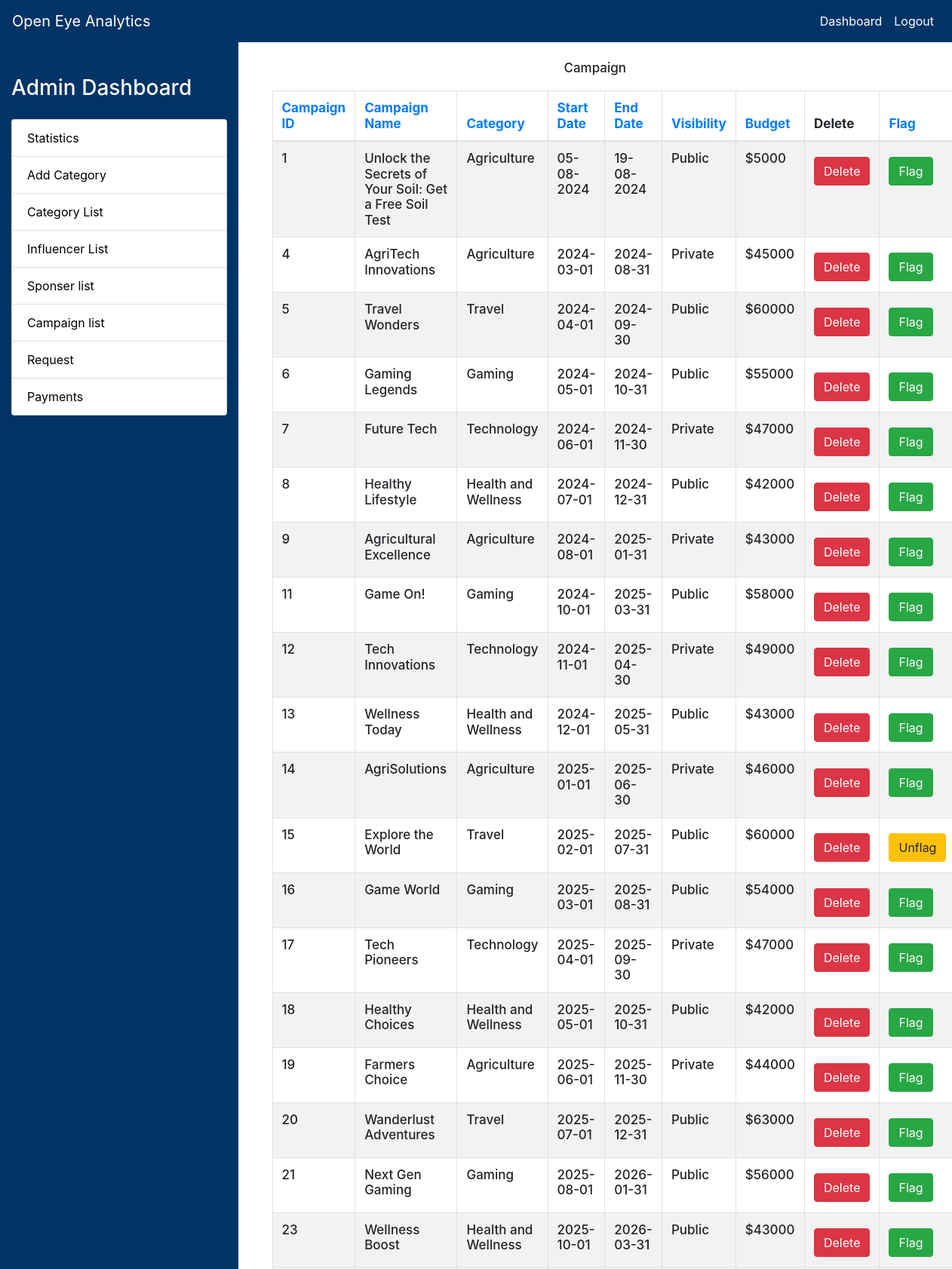
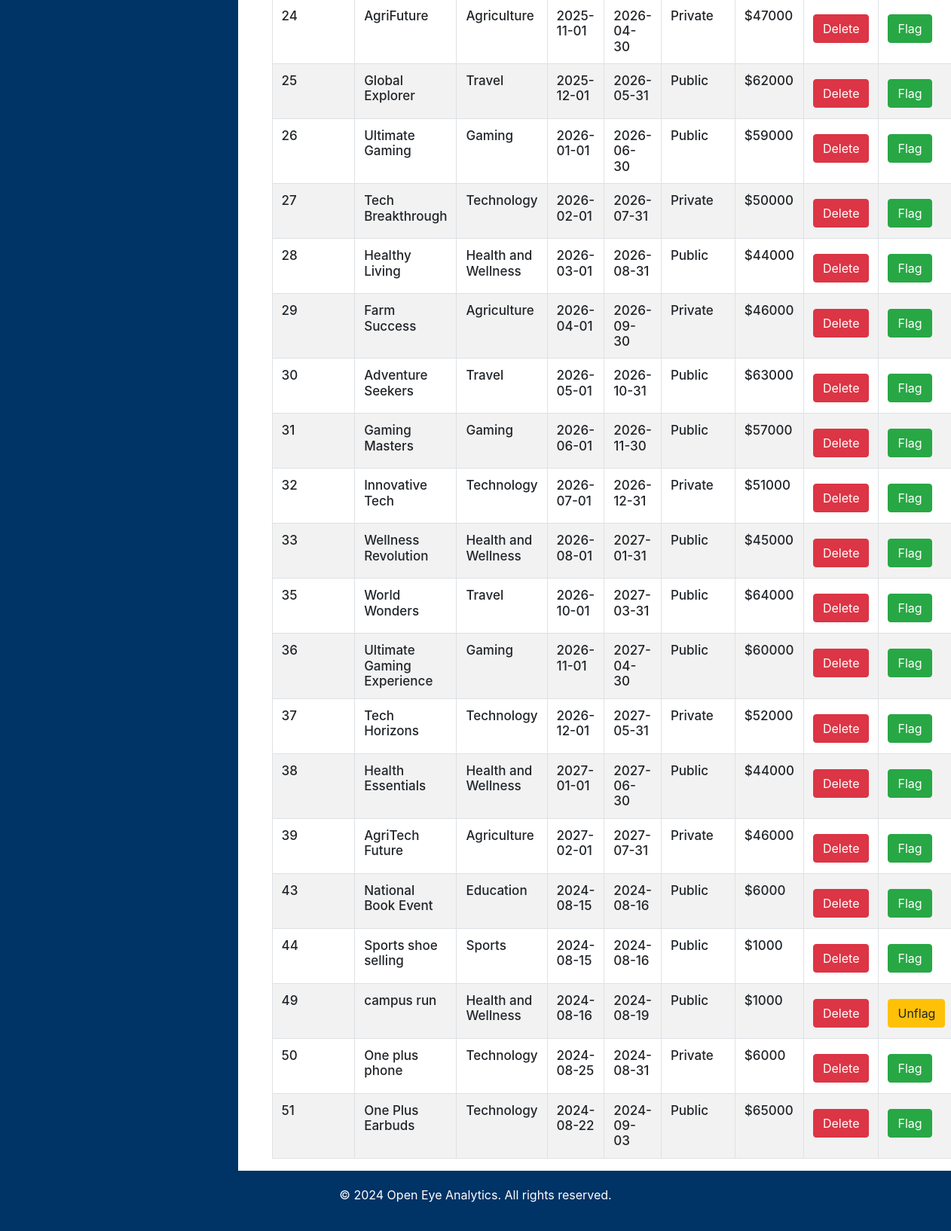
/oeanalytics/admin/dashboard/campaign/campaignid, run on the app's committed database (2 pictures, top to bottom).
### app.py (models this page shows)
class Campaign(db.Model):
    campaignid = db.Column(db.Integer, primary_key=True, autoincrement=True)
    campaignname = db.Column(db.String, nullable=False)
    category = db.Column(db.String, db.ForeignKey('category.category'), nullable=False)
    goals = db.Column(db.String, nullable=False)
    userid = db.Column(db.String, db.ForeignKey('sponsor.username'), nullable=False)
    campaign_description = db.Column(db.String, nullable=False)
    start_date = db.Column(db.String, nullable=False)
    end_date = db.Column(db.String, nullable=False)
    visibility = db.Column(db.String, nullable=False)
    budget = db.Column(db.Integer, nullable=False)
    flag = db.Column(db.Integer, nullable=False)
    alloted = db.Column(db.Integer, nullable=False)
    payment = db.Column(db.Integer, nullable=False)

### app.py (the view)
@app.route('/oeanalytics/admin/dashboard/campaign/<column>', methods=['POST', 'GET'])
def filter_campaigns(column):
    if not hasattr(Campaign, column):
        flash(f"Column {column} does not exist in the Campaign table.",'danger')
        cammpaign = Campaign.query.all()
        return render_template('admin_dashboard.html',template ='admin_campaign.html',campaigns=cammpaign)
    column = getattr(Campaign, column)
    sorted_campaigns = db.session.query(Campaign).order_by(column).all()
    return render_template('admin_dashboard.html',template ='admin_campaign.html',campaigns=sorted_campaigns)

### templates/admin_dashboard.html (shortened to what this page needs)
<!DOCTYPE html>
<html lang="en">
<head>
    <link href="https://stackpath.bootstrapcdn.com/bootstrap/4.5.2/css/bootstrap.min.css" rel="stylesheet">
</head>
<body>
    <nav class="navbar navbar-expand-lg navbar-dark">
        <a class="navbar-brand" href="#">Open Eye Analytics</a>
        <div class="collapse navbar-collapse" id="navbarNav">
            <ul class="navbar-nav ml-auto">
                <li class="nav-item">
                    <a class="nav-link" href="sponsor_dashboard.html">Dashboard</a>
                </li>
                <li class="nav-item">
                    <a class="nav-link" href="{{ url_for('oeanalytics') }}">Logout</a>
                </li>
            </ul>
        </div>
    </nav>
    <div class="main-content">
        <div class="sidebar col-md-3">
            <h3 class="mt-4 mb-4">Admin Dashboard</h3>
            <ul class="list-group">
                <a class="list-group-item" href="{{ url_for('statistics') }}" >Statistics</a>
                <a class="list-group-item" href="{{ url_for('adminfunc', template='addcategory.html') }}">Add Category</a>
                <a class="list-group-item" href="{{ url_for('adminfunc', template='category.html') }}">Category List</a>
                <a class="list-group-item" href="{{ url_for('filter',column='username') }}"> Influencer List</a>
                <a class="list-group-item" href="{{ url_for('filter_sponser',column='username') }}"> Sponser list</a>
                <a class="list-group-item" href="{{ url_for('filter_campaigns',column='campaignid') }}"> Campaign list</a>
                <a class="list-group-item" href="{{ url_for('filter_request',column='request_id') }}"> Request </a>
                <a class="list-group-item" href="{{ url_for('filter_payments',column='id') }}" >Payments</a>
            </ul>
        </div>
        <div class="col-md-9">
            <div class="container">
                <div class="row mt-4">
                    <div class="col">
                        <h1>{% include template %}</h1>
                    </div>
                </div>
            </div>
        </div>
    </div>
    <div class="footer">
        <p>&copy; 2024 Open Eye Analytics. All rights reserved.</p>
    </div>
</body>
</html>

### templates/admin_campaign.html (shortened to what this page needs)
<!DOCTYPE html>
<html lang="en">
<head>
    <link href="https://stackpath.bootstrapcdn.com/bootstrap/4.5.2/css/bootstrap.min.css" rel="stylesheet">
</head>
<body>
    <div class="container">
        <h1 class="text-center" style="font-size: 17px;">Campaign</h1>
        <table class="table table-striped table-bordered">
            <thead>
                <tr>
                    <th style="font-size: 17px;">
                        <a href="{{ url_for('filter_campaigns',column='campaignid') }}">Campaign ID</a>
                    </th>
                    <th style="font-size: 17px;">
                        <a href="{{ url_for('filter_campaigns',column='campaignname') }}">Campaign Name</a>
                    </th>
                    <th style="font-size: 17px;">
                        <a href="{{ url_for('filter_campaigns',column='category') }}">Category</a>
                    </th>
                    <th style="font-size: 17px;">
                        <a href="{{ url_for('filter_campaigns',column='start_date') }}">Start Date</a>
                    </th>
                    <th style="font-size: 17px;">
                        <a href="{{ url_for('filter_campaigns',column='end_date') }}">End Date</a>
                    </th>
                    <th style="font-size: 17px;">
                        <a href="{{ url_for('filter_campaigns',column='visibility') }}">Visibility</a>
                    </th>
                    <th style="font-size: 17px;">
                        <a href="{{ url_for('filter_campaigns',column='budget') }}">Budget</a>
                    </th>
                    <th style="font-size: 17px;">Delete</th>
                    <th style="font-size: 17px;">
                        <a href="{{ url_for('filter_campaigns',column='flag') }}">Flag</a>
                    </th>
                </tr>
            </thead>
            <tbody>
                {% for campaign in campaigns %}
                <tr>
                    <td style="font-size: 17px;">{{ campaign.campaignid }}</td>
                    <td style="font-size: 17px;">{{ campaign.campaignname }}</td>
                    <td style="font-size: 17px;">{{ campaign.category }}</td>
                    <td style="font-size: 17px;">{{ campaign.start_date }}</td>
                    <td style="font-size: 17px;">{{ campaign.end_date }}</td>
                    <td style="font-size: 17px;">{{ campaign.visibility }}</td>
                    <td style="font-size: 17px;">${{ campaign.budget }}</td>
                    <td>
                        <a href="{{ url_for('admin_campaign_delete', campaign_id=campaign.campaignid) }}" class="btn btn-danger">Delete</a>
                    </td>
                    <td>
                        {% if campaign.allotment == 1 %}
                            {% if campaign.flag == 1 %}
                                <button class="btn btn-warning" disabled>Unflag</button>
                            {% else %}
                                <button class="btn btn-success" disabled>Flag</button>
                            {% endif %}
                        {% else %}
                            {% if campaign.flag == 1 %}
                                <a href="{{ url_for('admin_campaign_flag', id=campaign.campaignid, flag=0) }}" class="btn btn-warning">Unflag</a>
                            {% else %}
                                <a href="{{ url_for('admin_campaign_flag', id=campaign.campaignid, flag=1) }}" class="btn btn-success">Flag</a>
                            {% endif %}
                        {% endif %}
                    </td>
                </tr>
                {% endfor %}
            </tbody>
        </table>
    </div>
</body>
</html>

### templates/admin_dashboard.html (style rules this page uses)
body, html { height: 100%; margin: 0; }
.main-content { display: flex; flex-direction: row; min-height: 100vh; }
.sidebar { background-color: #003366; color: #ffffff; padding: 20px; }
.sidebar a { color: black; text-decoration: none; }
.footer { background-color: #003366; color: #ffffff; text-align: center; padding: 20px; }
.navbar { background-color: #003366; }
.navbar-brand, .nav-link { color: #ffffff !important; }

### templates/admin_campaign.html (style rules this page uses)
.table { margin-top: 20px; }

### data on the page
Campaign: campaignid "1", campaignname "Unlock the Secrets of Your Soil: Get a Free Soil Test", category "Agriculture", start_date "05-08-2024", end_date "19-08-2024", visibility "Public", budget "5000"
Campaign: campaignid "4", campaignname "AgriTech Innovations", category "Agriculture", start_date "2024-03-01", end_date "2024-08-31", visibility "Private", budget "45000"
Campaign: campaignid "5", campaignname "Travel Wonders", category "Travel", start_date "2024-04-01", end_date "2024-09-30", visibility "Public", budget "60000"
Campaign: campaignid "6", campaignname "Gaming Legends", category "Gaming", start_date "2024-05-01", end_date "2024-10-31", visibility "Public", budget "55000"
Campaign: campaignid "7", campaignname "Future Tech", category "Technology", start_date "2024-06-01", end_date "2024-11-30", visibility "Private", budget "47000"
Campaign: campaignid "8", campaignname "Healthy Lifestyle", category "Health and Wellness", start_date "2024-07-01", end_date "2024-12-31", visibility "Public", budget "42000"
Campaign: campaignid "9", campaignname "Agricultural Excellence", category "Agriculture", start_date "2024-08-01", end_date "2025-01-31", visibility "Private", budget "43000"
Campaign: campaignid "11", campaignname "Game On!", category "Gaming", start_date "2024-10-01", end_date "2025-03-31", visibility "Public", budget "58000"
Campaign: campaignid "12", campaignname "Tech Innovations", category "Technology", start_date "2024-11-01", end_date "2025-04-30", visibility "Private", budget "49000"
Campaign: campaignid "13", campaignname "Wellness Today", category "Health and Wellness", start_date "2024-12-01", end_date "2025-05-31", visibility "Public", budget "43000"
Campaign: campaignid "14", campaignname "AgriSolutions", category "Agriculture", start_date "2025-01-01", end_date "2025-06-30", visibility "Private", budget "46000"
Campaign: campaignid "15", campaignname "Explore the World", category "Travel", start_date "2025-02-01", end_date "2025-07-31", visibility "Public", budget "60000"
Campaign: campaignid "16", campaignname "Game World", category "Gaming", start_date "2025-03-01", end_date "2025-08-31", visibility "Public", budget "54000"
Campaign: campaignid "17", campaignname "Tech Pioneers", category "Technology", start_date "2025-04-01", end_date "2025-09-30", visibility "Private", budget "47000"
Campaign: campaignid "18", campaignname "Healthy Choices", category "Health and Wellness", start_date "2025-05-01", end_date "2025-10-31", visibility "Public", budget "42000"
Campaign: campaignid "19", campaignname "Farmers Choice", category "Agriculture", start_date "2025-06-01", end_date "2025-11-30", visibility "Private", budget "44000"
Campaign: campaignid "20", campaignname "Wanderlust Adventures", category "Travel", start_date "2025-07-01", end_date "2025-12-31", visibility "Public", budget "63000"
Campaign: campaignid "21", campaignname "Next Gen Gaming", category "Gaming", start_date "2025-08-01", end_date "2026-01-31", visibility "Public", budget "56000"
Campaign: campaignid "23", campaignname "Wellness Boost", category "Health and Wellness", start_date "2025-10-01", end_date "2026-03-31", visibility "Public", budget "43000"
Campaign: campaignid "24", campaignname "AgriFuture", category "Agriculture", start_date "2025-11-01", end_date "2026-04-30", visibility "Private", budget "47000"
Campaign: campaignid "25", campaignname "Global Explorer", category "Travel", start_date "2025-12-01", end_date "2026-05-31", visibility "Public", budget "62000"
Campaign: campaignid "26", campaignname "Ultimate Gaming", category "Gaming", start_date "2026-01-01", end_date "2026-06-30", visibility "Public", budget "59000"
Campaign: campaignid "27", campaignname "Tech Breakthrough", category "Technology", start_date "2026-02-01", end_date "2026-07-31", visibility "Private", budget "50000"
Campaign: campaignid "28", campaignname "Healthy Living", category "Health and Wellness", start_date "2026-03-01", end_date "2026-08-31", visibility "Public", budget "44000"
Campaign: campaignid "29", campaignname "Farm Success", category "Agriculture", start_date "2026-04-01", end_date "2026-09-30", visibility "Private", budget "46000"
Campaign: campaignid "30", campaignname "Adventure Seekers", category "Travel", start_date "2026-05-01", end_date "2026-10-31", visibility "Public", budget "63000"
Campaign: campaignid "31", campaignname "Gaming Masters", category "Gaming", start_date "2026-06-01", end_date "2026-11-30", visibility "Public", budget "57000"
Campaign: campaignid "32", campaignname "Innovative Tech", category "Technology", start_date "2026-07-01", end_date "2026-12-31", visibility "Private", budget "51000"
Campaign: campaignid "33", campaignname "Wellness Revolution", category "Health and Wellness", start_date "2026-08-01", end_date "2027-01-31", visibility "Public", budget "45000"
Campaign: campaignid "35", campaignname "World Wonders", category "Travel", start_date "2026-10-01", end_date "2027-03-31", visibility "Public", budget "64000"
Campaign: campaignid "36", campaignname "Ultimate Gaming Experience", category "Gaming", start_date "2026-11-01", end_date "2027-04-30", visibility "Public", budget "60000"
Campaign: campaignid "37", campaignname "Tech Horizons", category "Technology", start_date "2026-12-01", end_date "2027-05-31", visibility "Private", budget "52000"
Campaign: campaignid "38", campaignname "Health Essentials", category "Health and Wellness", start_date "2027-01-01", end_date "2027-06-30", visibility "Public", budget "44000"
Campaign: campaignid "39", campaignname "AgriTech Future", category "Agriculture", start_date "2027-02-01", end_date "2027-07-31", visibility "Private", budget "46000"
Campaign: campaignid "43", campaignname "National Book Event", category "Education", start_date "2024-08-15", end_date "2024-08-16", visibility "Public", budget "6000"
Campaign: campaignid "44", campaignname "Sports shoe selling", category "Sports", start_date "2024-08-15", end_date "2024-08-16", visibility "Public", budget "1000"
Campaign: campaignid "49", campaignname "campus run", category "Health and Wellness", start_date "2024-08-16", end_date "2024-08-19", visibility "Public", budget "1000"
Campaign: campaignid "50", campaignname "One plus phone", category "Technology", start_date "2024-08-25", end_date "2024-08-31", visibility "Private", budget "6000"
Campaign: campaignid "51", campaignname "One Plus Earbuds", category "Technology", start_date "2024-08-22", end_date "2024-09-03", visibility "Public", budget "65000"
